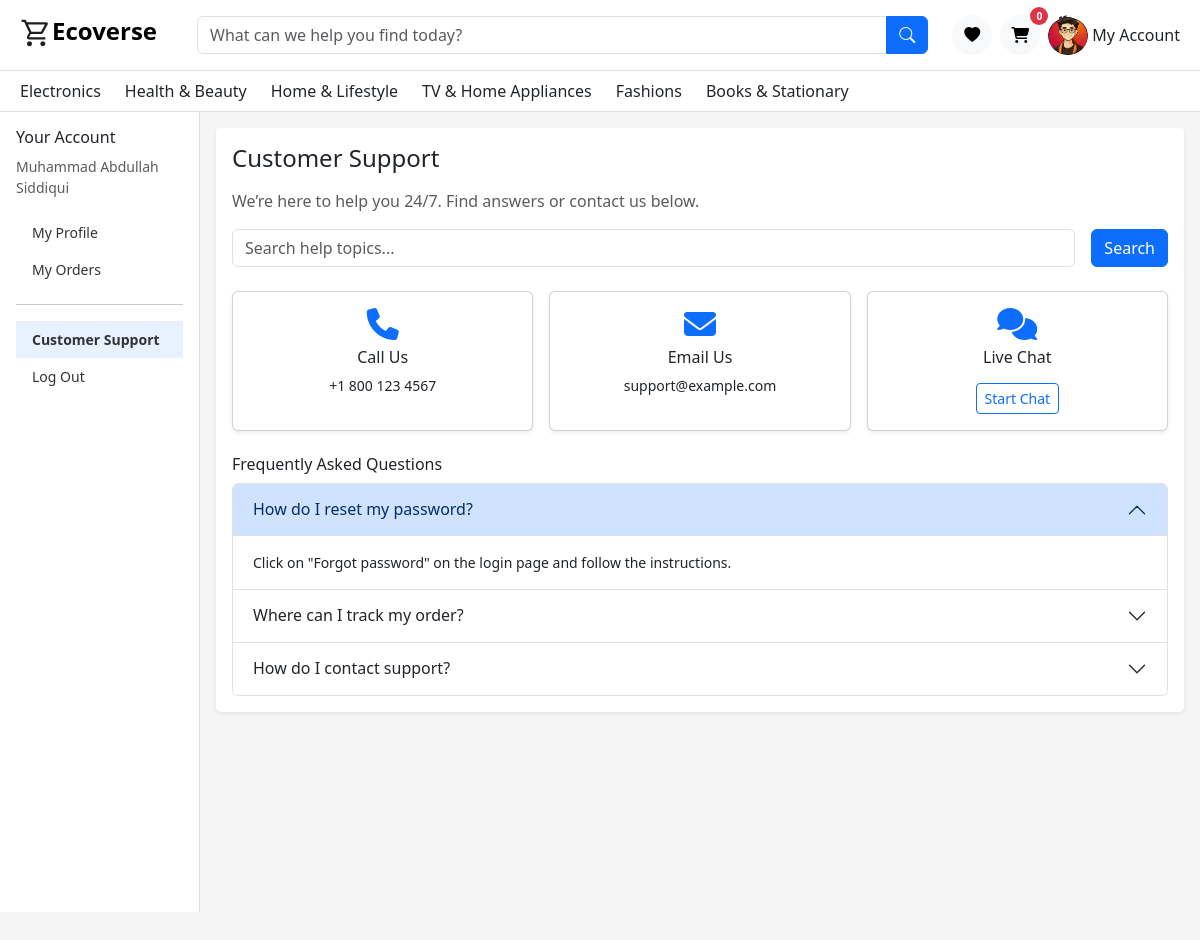
Before: /Client/customer_support.php (signed in) with the older database file.
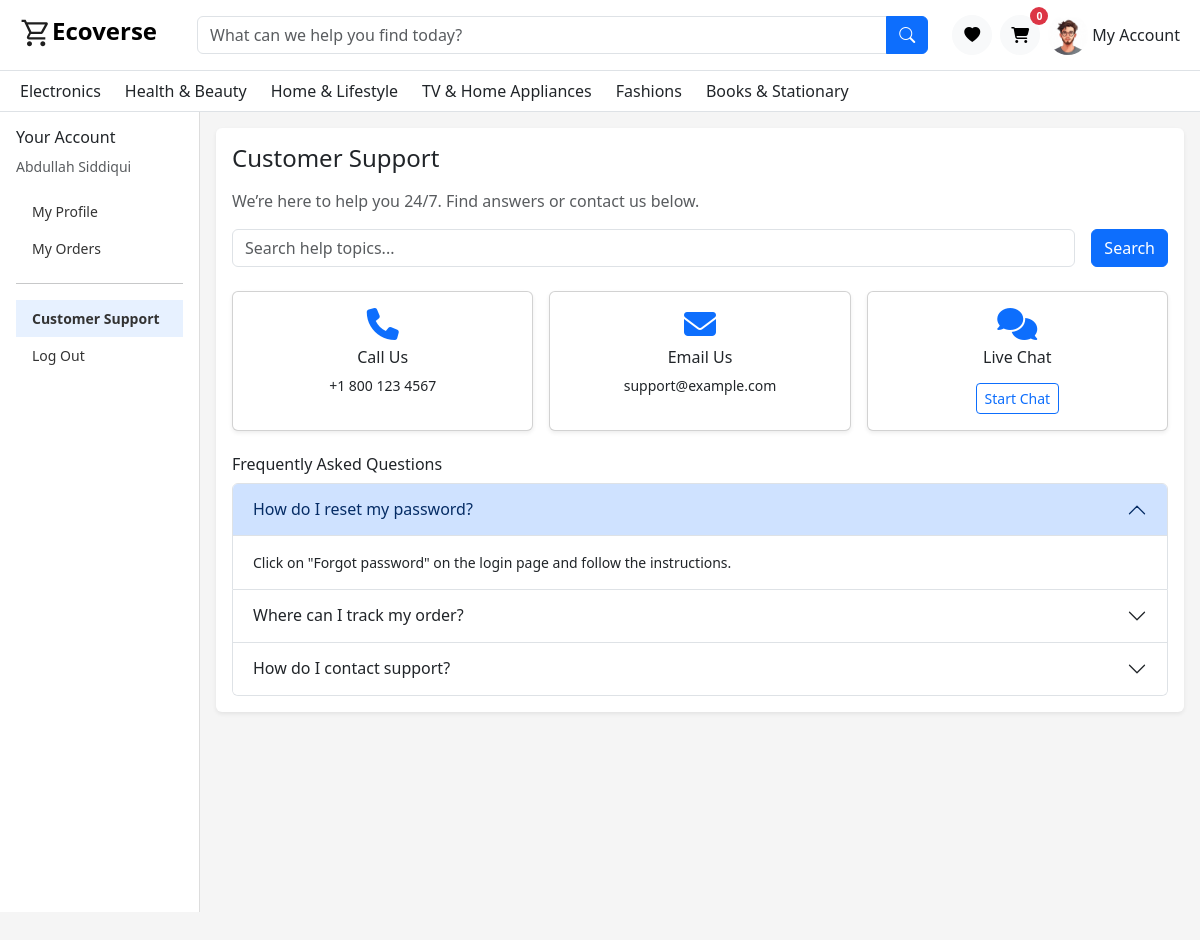
After: the same page with the newer database file.
### tables this page shows
CREATE TABLE `users` (
  `id` int(11) NOT NULL,
  `name` varchar(100) NOT NULL,
  `email` varchar(100) NOT NULL,
  `password` varchar(255) NOT NULL,
  `phone` varchar(20) DEFAULT NULL,
  `role` enum('user','admin') DEFAULT 'user',
  `status` enum('active','inactive') DEFAULT 'active',
  `created_at` datetime DEFAULT current_timestamp(),
  `updated_at` datetime DEFAULT current_timestamp() ON UPDATE current_timestamp(),
  `user_profile` varchar(255) NOT NULL DEFAULT '',
  `gender` enum('male','female') DEFAULT 'male',
  `email_token` varchar(255) DEFAULT NULL,
  `token_expiry` datetime DEFAULT NULL
);

### Client/customer_support.php (the view, shortened to what the changed rows need)
<?php
include './includes/Navbar.php';
include("../Server/Admin-Panel/config/db.php");
$user_id = $_SESSION['user_id'];
?>
<link href="https://cdn.jsdelivr.net/npm/bootstrap@5.3.3/dist/css/bootstrap.min.css" rel="stylesheet" />
<link href="https://cdnjs.cloudflare.com/ajax/libs/font-awesome/6.5.0/css/all.min.css" rel="stylesheet" />
<div class="container-fluid">
  <div class="row">
    <?php
    $sql = "SELECT * FROM users WHERE id = $user_id";
    $result = $conn->query($sql);
    if ($row = $result->fetch_assoc()) {
    ?>
      <div class="col-12 col-md-3 col-lg-2 sidebar p-0">
        <div class="p-3">
          <h6>Your Account</h6>
          <small class="text-muted d-block mb-3"><?= htmlspecialchars($row['name']) ?></small>
          <a href="./homeprofile.php" id="Home">My Profile</a>
          <a href="./Profile.php" id='myorders'>My Orders</a>
          <hr />
          <a href="./customer_support.php" class="active">Customer Support</a>
          <a href="./logout.php">Log Out</a>
        </div>
      </div>
    <?php
    }
    ?>
    <div class="col-12 col-md-9 col-lg-10 p-3">
      <div class="bg-white p-3 rounded shadow-sm">
        <div class="accordion" id="faqAccordion">
          <div class="accordion-item">
            <h2 class="accordion-header" id="headingOne">
              <button class="accordion-button" type="button" data-bs-toggle="collapse" data-bs-target="#collapseOne">
                How do I reset my password?
              </button>
            </h2>
          </div>
          <div class="accordion-item">
            <h2 class="accordion-header" id="headingTwo">
              <button class="accordion-button collapsed" type="button" data-bs-toggle="collapse" data-bs-target="#collapseTwo">
                Where can I track my order?
              </button>
            </h2>
          </div>
          <div class="accordion-item">
            <h2 class="accordion-header" id="headingThree">
              <button class="accordion-button collapsed" type="button" data-bs-toggle="collapse" data-bs-target="#collapseThree">
                How do I contact support?
              </button>
            </h2>
          </div>
        </div>
      </div>
    </div>
  </div>
</div>

### Client/includes/Navbar.php (shortened to what the changed rows need)
<?php
 include("../Server/Admin-Panel/config/db.php");
 if (isset($_SESSION['user_id'])) {
   $user_id = $_SESSION['user_id'];
   $sql = "SELECT * FROM users WHERE id = $user_id ";
   $result = $conn->query($sql);
   if ($row = $result->fetch_assoc()) {
     $profile = $row['user_profile'];
   }
 }
 ?>
<nav class="navbar navbar-expand-lg bg-white border-bottom pt-2  ">
  <div class="container-fluid mx-2 navbar_des  ">
    <div id='icons_navbar' class="d-flex align-items-center gap-2">
      <div class="dropdown drop">
        <a class="nav-link d-flex align-items-center" href="#" data-bs-toggle="dropdown">
          <img src="<?= empty($profile) ? './Assets/Images/user.png' : '../Server/uploads/' . $profile ?>" width="40" height="40" class="rounded-circle me-1">
          My Account
        </a>
      </div>
    </div>
  </div>
</nav>

Changed rows visible on the page:
changed users: user_profile: a different picture; name "Muhammad Abdullah Siddiqui" → "Abdullah Siddiqui"
